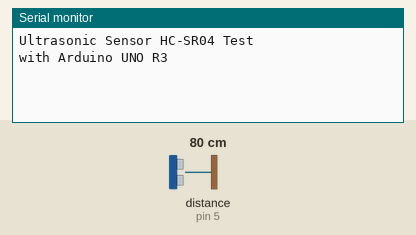
Simulated run of this sketch. Board: Arduino Uno, built with avr-gcc and run on an emulated ATmega328P. Shown: the last lines printed to the serial monitor. Wiring (inferred from the names in the program): ultrasonic range finder: trigger pin 6; echo pin 5. Inputs (shaded band) come from the test bench; at power-on: distance to the obstacle (sensor on pin 5) 80 cm. The echo pulse lasts 58.3 µs per cm.

Above: at 1.2 s.
1.3 s: distance to the obstacle (sensor on pin 5) set to 2 cm
At 2.0 s:
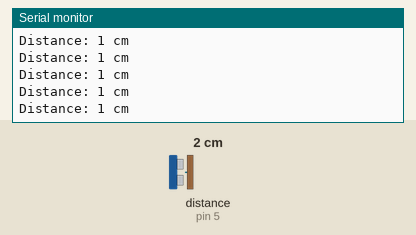
3.2 s: distance to the obstacle (sensor on pin 5) set to 4 cm
At 4.3 s:
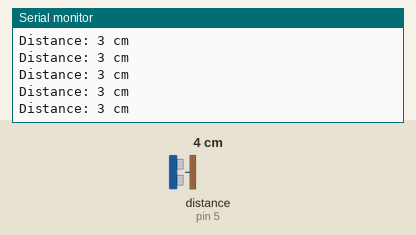

The sketch:

sketch_ultrasonic.ino
```cpp
// ---------------------------------------------------------------- //
// Arduino Ultrasoninc Sensor HC-SR04
// Re-writed by Arbi Abdul Jabbaar
// Using Arduino IDE 1.8.7
// Using HC-SR04 Module
// Tested on 17 September 2019
// ---------------------------------------------------------------- //

#define echoPinA 5 // attach pin 8 Arduino to pin Echo of HC-SR04
#define trigPinA 6 //attach pin 9 Arduino to pin Trig of HC-SR04
//#define echoPinB 6 // attach pin 6 Arduino to pin Echo of HC-SR04
//#define trigPinB 7 //attach pin 7 Arduino to pin Trig of HC-SR04

// defines variables
long duration; // variable for the duration of sound wave travel
int distance;  // variable for the distance measurement

void setup()
{
  pinMode(trigPinA, OUTPUT); // Sets the trigPin as an OUTPUT
//  pinMode(trigPinB, OUTPUT);
  pinMode(echoPinA, INPUT); // Sets the echoPin as an INPUT
//  pinMode(echoPinB, INPUT);
  Serial.begin(9600);                               // // Serial Communication is starting with 9600 of baudrate speed
  Serial.println("Ultrasonic Sensor HC-SR04 Test"); // print some text in Serial Monitor
  Serial.println("with Arduino UNO R3");
}

float getDistance(int trigPin, int echoPin)
{
  // Clears the trigPinA condition
  digitalWrite(trigPin, LOW);
  delayMicroseconds(2);
  // Sets the trigPinA HIGH (ACTIVE) for 10 microseconds
  digitalWrite(trigPin, HIGH);
  delayMicroseconds(10);
  digitalWrite(trigPin, LOW);
  // Reads the echoPinA, returns the sound wave travel time in microseconds
  duration = pulseIn(echoPin, HIGH);
  // Calculating the distance
  distance = duration * 0.034 / 2; // Speed of sound wave divided by 2 (go and back)
  return distance;
}


float frontsensor(int trigPin, int echoPin)
{
  // Serial.println("Activate Sensor1 & Sensor4: ");
  float duration, distance;
  digitalWrite(trigPin, LOW);
  delayMicroseconds(2);
  digitalWrite(trigPin, HIGH);
  delayMicroseconds(10);
  digitalWrite(trigPin, LOW);

  duration = pulseIn(echoPin, HIGH); //tini=micros();
  distance = (duration / 2) * 0.0345;

  return distance;
}

float backsensor(int trigPin, int echoPin)
{
  // Serial.println("Activate Sensor2 & Sensor3: ");
  float duration, distance;
  delay(60);
  digitalWrite(trigPin, HIGH);
  delayMicroseconds(500);
  digitalWrite(trigPin, LOW);

  duration = pulseIn(echoPin, HIGH);
  distance = (duration / 2) * 0.0344;
//  Serial.print(distance);
//  Serial.println(" cm");
  return distance;
}

void loop()
{

  distance = frontsensor(trigPinA, echoPinA);
  if (distance < 5.5)
  {
  Serial.print("Distance: ");
  Serial.print(distance);
  Serial.println(" cm");
  }


//  distance = getDistance(trigPinB, echoPinB);
//  Serial.print("Distance B: ");
//  Serial.print(distance);
//  Serial.println(" cm");

}
```

Measured:
- after the input at 1.3 s, the serial monitor: prints a new line at once (image 1)
- after the input at 3.2 s, the serial monitor: prints a new line after 0.08 s (image 2)
